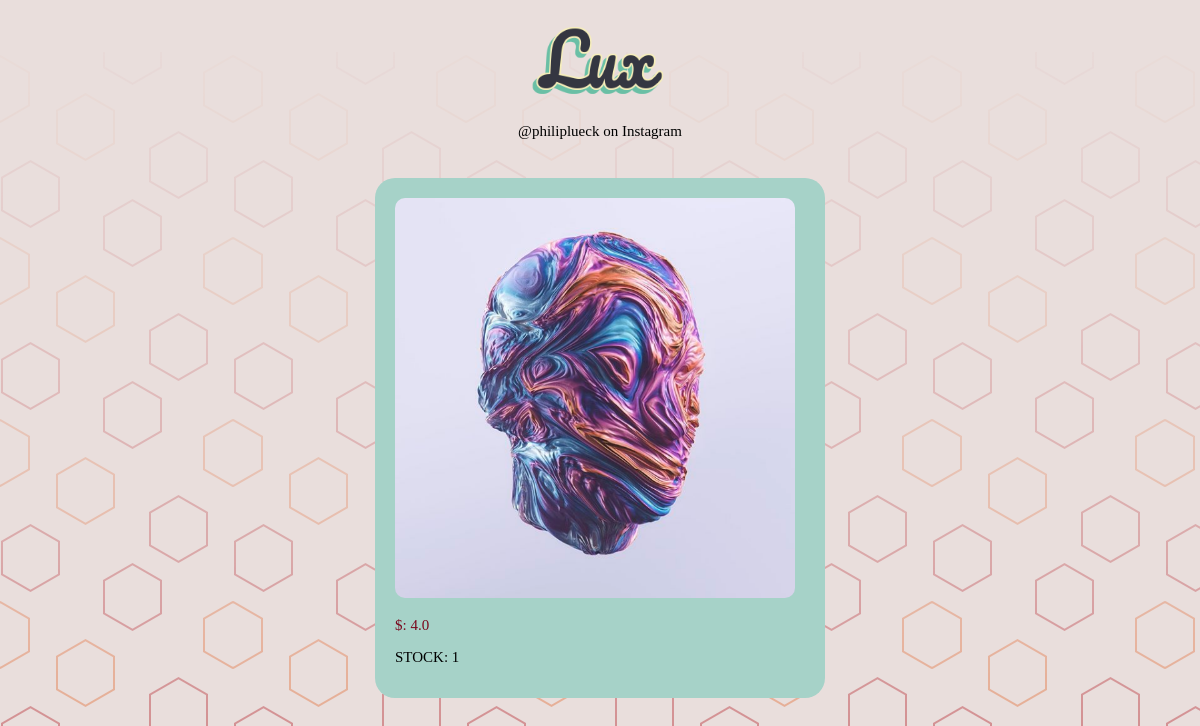
Screenshot of /lux_tienda/lamina3/ with the database file from the repository.
### lux_tienda/models.py (models this page shows)
class Producto(models.Model):
    nombre = models.CharField(max_length=50)
    stock = models.IntegerField(default=0)
    precio = models.FloatField()
    image = models.CharField(max_length=200)

### lux_tienda/views.py (the view)
# urls.py: path('lamina3/', views.lamina3, name='lamina3'),
def lamina3(request):
    lamina3 = Producto.objects.all()[2]
    return render(request, 'lam.html', {'lamina':lamina3})

### lux_tienda/templates/lam.html (shortened to what this page needs)
{% load staticfiles %}
<!DOCTYPE html>
<html lang="es" dir="ltr">
<head>
  <link rel="stylesheet"  href="{% static 'css/lamina.css'%}">
</head>
  <body>
    <div id = "top">
      <img src="{% static 'title.png'%}" id = "title">
      <p>@philiplueck on Instagram</p>
    </div>
    <div id = "producto">
      <img src= "{% static '' %}{{lamina.image}}" alt="image1"/></a>
      <p id = "price"> $: {{lamina.precio}} </p>
      <p>STOCK: {{lamina.stock}} </p>
    </div>
  </body>
</html>

### lux_tienda/static/css/lamina.css (style rules this page uses)
body { background-image: url("fondo.png"); font-size: 15px; }
img { border-radius: 10px; width: 400px; height: 400px; }
#top { margin: auto; margin-left: auto; margin-right: auto; width: 200px; height: 150px; text-align: center; }
#title { border:none; width: 150px; height: 100px; display:block; margin-left: auto; margin-right: auto; }
#producto { margin: auto; margin-left: auto; margin-right: auto; margin-top: 20px; width: 430px; height: 500px; padding-left: 20px; padding-top: 20px; background-color: #A6D2C8; border-radius: 20px; font-size: 15px; }
#price { color: #7A081D; }

### rows the page displays
Producto: image (picture), precio "4.0", stock "1"
